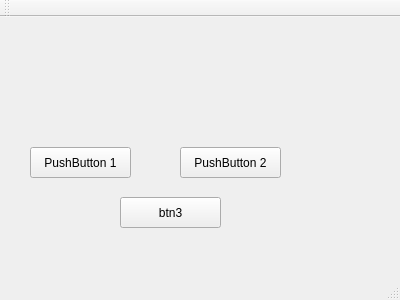
<?xml version="1.0" encoding="UTF-8"?>
<ui version="4.0">
 <class>MainWindow</class>
 <widget class="QMainWindow" name="MainWindow">
  <property name="geometry">
   <rect>
    <x>0</x>
    <y>0</y>
    <width>400</width>
    <height>300</height>
   </rect>
  </property>
  <property name="windowTitle">
   <string>MainWindow</string>
  </property>
  <widget class="QWidget" name="centralWidget">
   <widget class="QPushButton" name="pushButton">
    <property name="geometry">
     <rect>
      <x>30</x>
      <y>130</y>
      <width>101</width>
      <height>31</height>
     </rect>
    </property>
    <property name="text">
     <string>PushButton 1</string>
    </property>
   </widget>
   <widget class="QPushButton" name="pushButton_2">
    <property name="geometry">
     <rect>
      <x>180</x>
      <y>130</y>
      <width>101</width>
      <height>31</height>
     </rect>
    </property>
    <property name="text">
     <string>PushButton 2</string>
    </property>
   </widget>
   <widget class="QPushButton" name="pushButton_3">
    <property name="geometry">
     <rect>
      <x>120</x>
      <y>180</y>
      <width>101</width>
      <height>31</height>
     </rect>
    </property>
    <property name="text">
     <string>btn3</string>
    </property>
   </widget>
  </widget>
  <widget class="QMenuBar" name="menuBar">
   <property name="geometry">
    <rect>
     <x>0</x>
     <y>0</y>
     <width>400</width>
     <height>27</height>
    </rect>
   </property>
  </widget>
  <widget class="QToolBar" name="mainToolBar">
   <attribute name="toolBarArea">
    <enum>TopToolBarArea</enum>
   </attribute>
   <attribute name="toolBarBreak">
    <bool>false</bool>
   </attribute>
  </widget>
  <widget class="QStatusBar" name="statusBar"/>
 </widget>
 <layoutdefault spacing="6" margin="11"/>
 <resources/>
 <connections/>
</ui>
